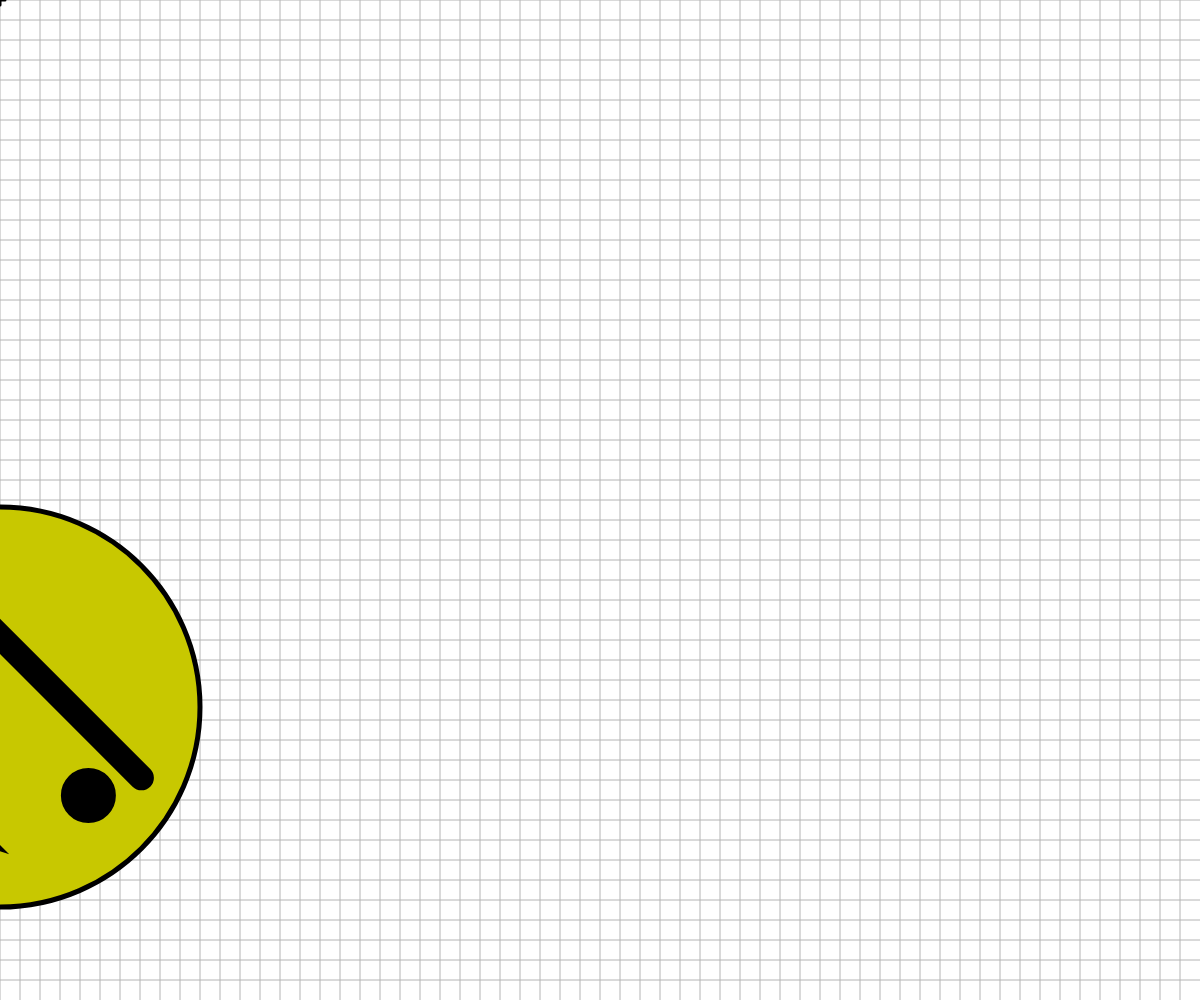
Frame 1 (no input)
Frame 60 (no input): identical to frame 1, image omitted
Frame 120 (the mouse pressed at the canvas centre since frame 60): identical to frame 1, image omitted

The p5.js sketch that drew this single still picture (run headless with seeded random() and noise() and a simulated clock; from frame 60 on, the mouse is pressed at the canvas centre):

// p5.js sketch
// ── sketch.js
// Basic Transformations Sandbox


let originalSpacing = 20;


function setup() {
  createCanvas(windowWidth, windowHeight);
}

function draw() {
  background(255);
  drawBasicGrid(180);


  //transformation one: TRANSLATION

  // push();
  // translate(120,120);
  // rectangleRed(0,0);
  // drawBasicGrid(100);
  // pop();
  // rectangleBlue(0,0);




  //transformation two: SCALE
  // push();
  // rectMode(CORNER);
  // rectangleRed(40,0);
  // let scaleA = 2.5;
  // translate(140,140);
  // scale(scaleA);

  // drawBasicGrid(100);
  // rectangleBlue(0,0);


  // pop();



  //transformation three: ROTATION
  //reminder: rotations are measured in radians, not degrees! Functions can help with the conversion...
  //push();
  //rectangleRed(20,20);

  
  //translate(140,140);
  //face(0,0);
  //rotate(radians(frameCount));
  //drawBasicGrid(100);

  //rectangleBlue(frameCount/15, 0);

  //rectangleRed(100,0);

  //pop();
 


  //Combinations of Transformations

  push();
  scale(5);
  rotate(radians(45));
  translate(100,100);
  face(0,0);

  pop();

}


function face(x, y) {
  //draw a face at x,y
  push();
  translate(x,y);
  ellipseMode(CENTER);
  fill(200,200,0);
  stroke(0);
  ellipse(0,0,80,80);
  fill(90, 140, 30, 220);
  triangle(-20, 20, 20, 20, 0, 30);
  fill(0);
  ellipse(-25,0,10,10);
  ellipse(25,0,10,10);
  strokeWeight(5);
  line(-30,-10,30,-10);
  strokeWeight(1);
  pop();

}

function rectangleRed(x, y) {
  //draw a red rectangle at x,y (sized 50 pixels square) - to visualize what happens to the coordinate system
  //when different basic transformations are applied.
  noStroke();
  fill(255, 0, 0, 150);
  rect(x, y, 50, 50);

}

function rectangleBlue(x, y) {
  //draw a red rectangle at x,y (sized 50 pixels square) - to visualize what happens to the coordinate system
  //when different basic transformations are applied.
  noStroke();
  fill(0, 0, 255, 150);
  rect(x, y, 50, 50);

}

function drawBasicGrid(shade) {
  //draw the normal cartesian Coordinate Grid, in a light color. Spaced at 20 px by default
  stroke(shade);
  for (let x = 0; x < width; x += 20) {
    line(x, 0, x, height);
  }
  for (let y = 0; y < height; y += 20) {
    line(0, y, width, y);
  }

  //Draw "X" at the origin
  strokeWeight(3);
  stroke(0);
  line(-5,0,5,0);
  line(0,5,0,-5);
  strokeWeight(1);
}
